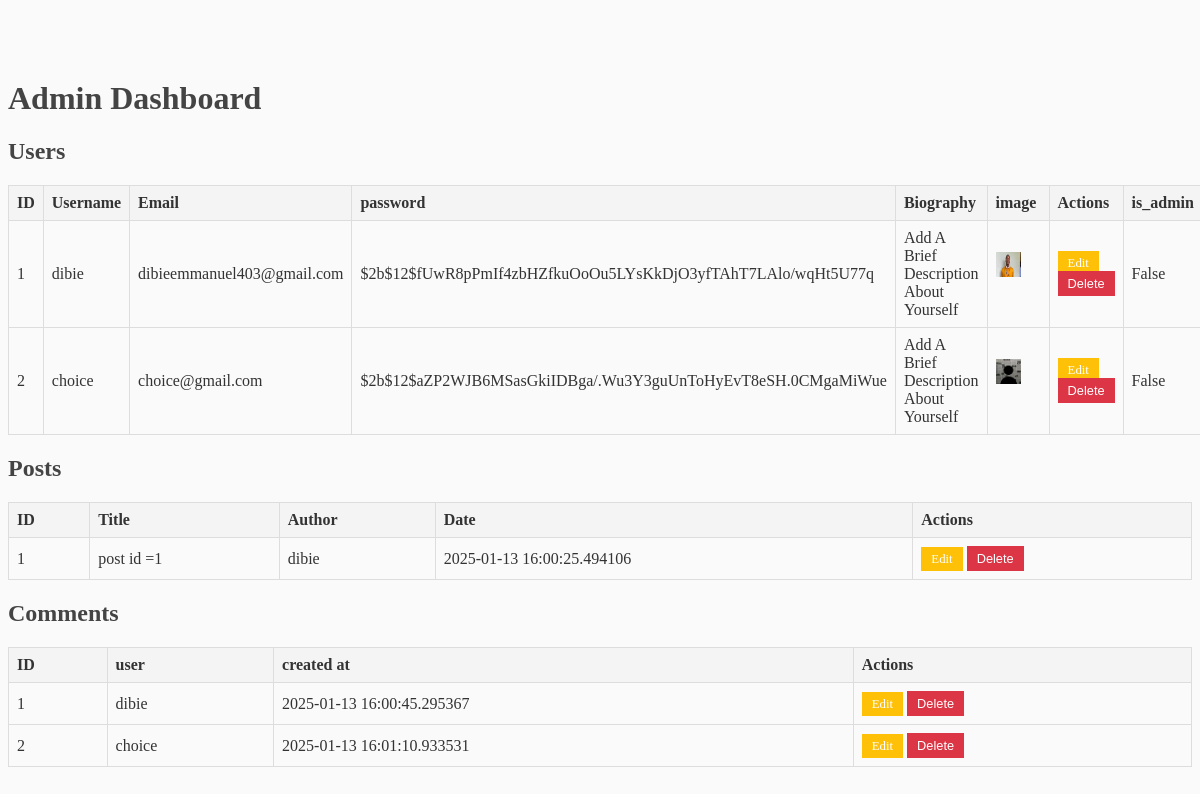
Page /admin (signed in) on the earlier database version.
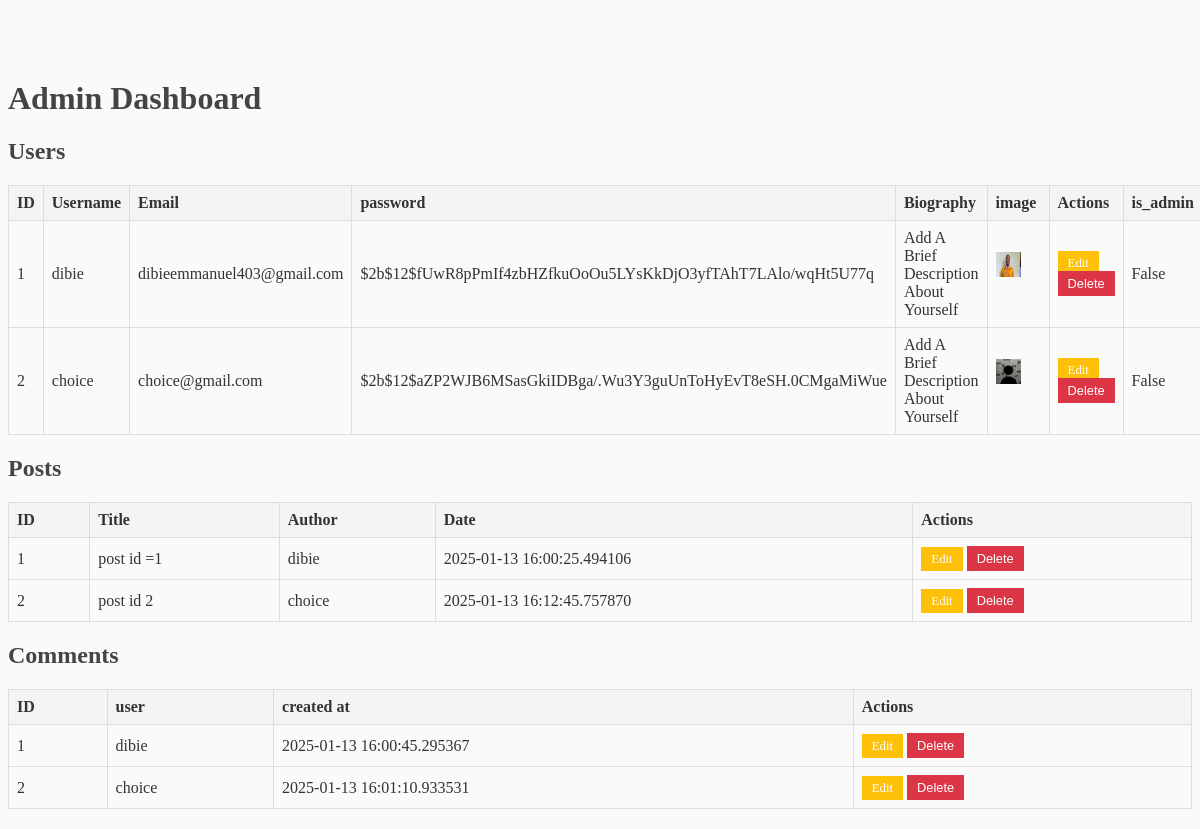
Same page on the later database version.
### flaskblog/models.py (models this page shows, shortened)
class User(db.Model, UserMixin):
    id = db.Column(db.Integer, primary_key=True)
    username = db.Column(db.String(20), nullable=False, unique=True)
    email = db.Column(db.String(120), nullable=False, unique=True)
    image_file = db.Column(db.String(20), nullable=False, default='default.jpg')
    password = db.Column(db.String(60), nullable=False)
    posts = db.relationship('Post', backref='author', lazy=True)
    is_admin = db.Column(db.Boolean, nullable=False,default=False)
    Biography= db.Column(db.Text, nullable=False,default='Add A Brief Description About Yourself')

class Post(db.Model):
    id = db.Column(db.Integer, primary_key=True)
    title = db.Column(db.String(100), nullable=False)
    content = db.Column(db.Text, nullable=False)
    date = db.Column(db.DateTime, nullable=False, default=datetime.utcnow)
    user_id = db.Column(db.Integer, db.ForeignKey('user.id'), nullable=False)
    is_admin = db.Column(db.Boolean, nullable=False,default=False)
    image = db.Column(db.String(20), nullable=False, default='default.jpg')

class Comment(db.Model):
    id = db.Column(db.Integer, primary_key=True)
    content = db.Column(db.String(500), nullable=False)
    user_id = db.Column(db.Integer, db.ForeignKey('user.id'), nullable=False)
    post_id = db.Column(db.Integer, db.ForeignKey('post.id'), nullable=False)
    created_at = db.Column(db.DateTime, default=datetime.utcnow)
    user = db.relationship('User', backref=db.backref('comments', lazy=True))
    post = db.relationship('Post', backref=db.backref('comments', lazy='dynamic'))

### flaskblog/routes.py (the view)
@app.route('/admin', methods=['GET', 'POST'])
@login_required
def admin_page():
    posts = Post.query.all()  # Fetch all posts
    users = User.query.all()  # Fetch all users
    comments=Comment.query.all()
    if current_user.email != 'dibieemmanuel403@gmail.com':  # Ensure the user is an admin
        flash("You are not authorized to access this page.", "danger")
        return redirect(url_for('home'))  # Redirect unauthorized users to home
    return render_template('admin.html', users=users, posts=posts,comments=comments)

### flaskblog/models.py (called while the page is built)
@login_manager.user_loader
def load_user(user_id):
    return User.query.get(int(user_id))

### flaskblog/templates/Admin.html (shortened to what this page needs)
<!DOCTYPE html>
<html lang="en">
<head>
    <link rel="stylesheet" href="{{ url_for('static', filename='main.css') }}">
</head>
<body>
    <div class="container">
        <h1 class="text-center text-primary">Admin Dashboard</h1>
        <h2 class="mt-5">Users</h2>
        <table class="table table-bordered">
            <thead>
                <tr>
                    <th>ID</th>
                    <th>Username</th>
                    <th>Email</th>
                    <th>password</th>
                    <th>Biography</th>
                    <th>image</th>
                    <th>Actions</th>
                    <th>is_admin</th>
                </tr>
            </thead>
            <tbody>
                {% for user in users %}
                <tr>
                    <td>{{ user.id }}</td>
                    <td>{{ user.username }}</td>
                    <td>{{ user.email }}</td>
                    <td>{{ user.password }}</td>
                    <td>{{ user.Biography }}</td>
                    <td><img class="rounded-circle border account-img2 border-primary"
                     src="{{ url_for('static', filename='profile_pics/' + user.image_file) }}"> </td>
                    <td>
                        <a href="{{ url_for('edit_user', user_id=user.id) }}" class="btn11 btn-warning btn-sm">Edit</a>
                        <form action="{{ url_for('delete_user', user_id=user.id) }}" method="POST" style="display:inline;">
                            <button type="submit" class="btn11 btn-danger btn-sm">Delete</button>
                        </form>
                    </td>
                    <td>{{ user.is_admin }}</td>
                </tr>
                {% endfor %}
            </tbody>
        </table>
        <h2 class="mt-5">Posts</h2>
        <table class="table table-bordered">
            <thead>
                <tr>
                    <th>ID</th>
                    <th>Title</th>
                    <th>Author</th>
                    <th>Date</th>
                    <th>Actions</th>
                </tr>
            </thead>
            <tbody>
                {% for post in posts %}
                <tr>
                    <td>{{ post.id }}</td>
                    <td>{{ post.title }}</td>
                    <td>{{ post.author.username }}</td>
                    <td>{{ post.date }}</td>
                    <td>
                        <a href="{{ url_for('edit_post', post_id=post.id) }}" class="btn11 btn-warning btn-sm">Edit</a>
                        <form action="{{ url_for('delete_post', post_id=post.id) }}" method="POST" style="display:inline;">
                            <button type="submit" class="btn11 btn-danger btn-sm">Delete</button>
                        </form>
                    </td>
                </tr>
                {% endfor %}
            </tbody>
        </table>
        <h2 class="mt-5">Comments</h2>
        <table class="table table-bordered">
            <thead>
                <tr>
                    <th>ID</th>
                    <th>user</th>
                    <th>created at</th>
                    <th>Actions</th>
                </tr>
            </thead>
            <tbody>
                {% for comment in comments %}
                <tr>
                    <td>{{ comment.id }}</td>
                    <td>{{ comment.user.username }}</td>
                    <td>{{ comment.created_at }}</td>
                    <td>
                        <a class="btn11 btn-warning btn-sm">Edit</a>
                        <form action="{{ url_for('delete_comment_admin', comment_id=comment.id) }}" method="POST" style="display:inline;">
                            <button type="submit" class="btn11 btn-danger btn-sm">Delete</button>
                        </form>
                    </td>
                </tr>
               {% endfor %}
            </tbody>
        </table>
    </div>
</body>
</html>

### flaskblog/static/main.css (style rules this page uses)
body { background: #fafafa; color: #333333; margin-top: 5rem; }
h1, h2, h3, h4, h5, h6 { color: #444444; }
.account-img2 { height: 25px; width: 25px; margin-right: 20px; margin-bottom: 16px; }
.table { width: 100%; margin-bottom: 20px; border-collapse: collapse; }
.table th, .table td { border: 1px solid #ddd; padding: 8px; text-align: left; }
.table th { background-color: #f4f4f4; }
.btn11 { text-decoration: none; padding: 5px 10px; color: #fff; border: none; cursor: pointer; }
.btn-warning { background-color: #ffc107; }
.btn-danger { background-color: #dc3545; }
.btn-sm { font-size: 0.8rem; }

Differences in the rows shown:
added Post: id "2", title "post id 2", author.username "choice", date "2025-01-13 16:12:45.757870"
